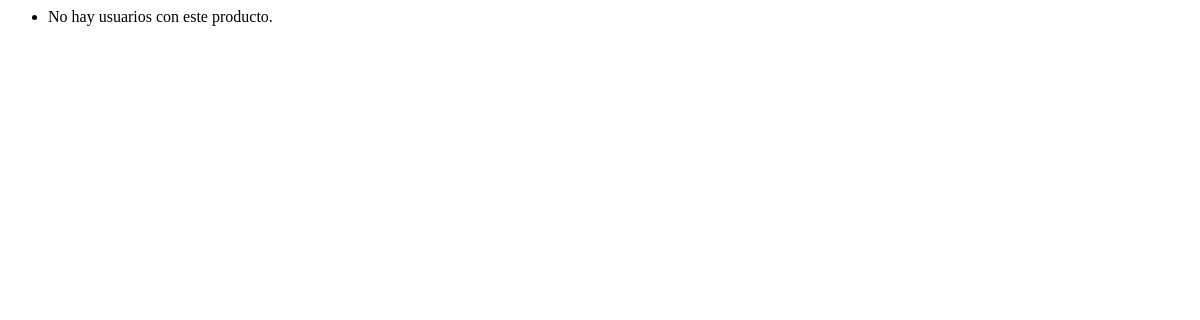
/stores/product_owners/12/, run on an earlier commit of the app's database.
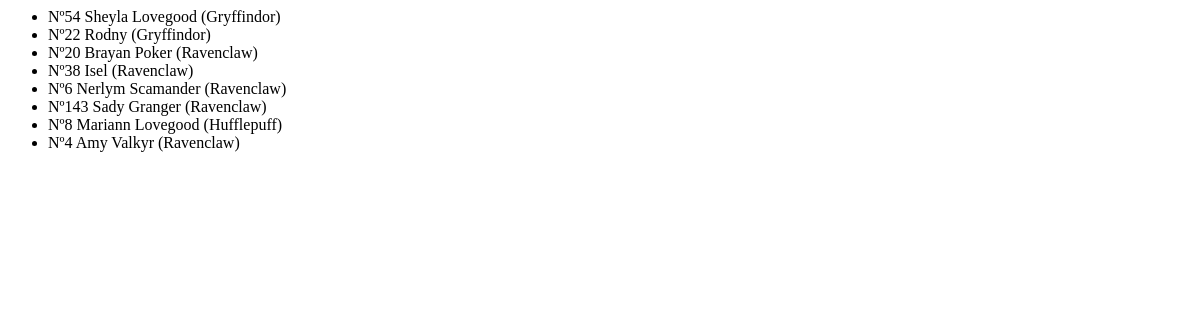
And on a later commit of the database.
### apps/users/models.py (models this page shows, shortened)
class CustomUser(AbstractUser):
    id = models.PositiveIntegerField(primary_key=True, unique=True)
    first_name = None
    last_name = None
    ROLE_CHOICES = [
        ('admin', 'Administrador'),
        ('student', 'Estudiante'),
        ('banker', 'Banquero'),
        ('shopkeeper', 'Dependiente'),
    ]
    role = models.CharField(choices=ROLE_CHOICES, default='student')
    username = models.CharField(
        max_length=100,
        unique=True
    )
    full_name = models.CharField(max_length=150, unique=True)
    HOUSE_CHOICES = [
        ('gryffindor', 'Gryffindor'),
        ('hufflepuff', 'Hufflepuff'),
        ('ravenclaw', 'Ravenclaw'),
        ('slytherin', 'Slytherin'),
    ]
    house = models.CharField(null=True, blank=True, choices=HOUSE_CHOICES)

### apps/stores/views.py (the view)
# urls.py: path("product_owners/<int:product_id>/", views.product_owners_view, name="product_owners"),
def product_owners_view(request, product_id):
    users = CustomUser.objects.filter(
        inventory_items__product_id=product_id
    ).distinct()
    return render(request, "product_owners.html", {"users": users})

### apps/stores/templates/product_owners.html
<ul class="list-group">
    {% for user in users %}
    <li class="list-group-item">Nº{{ user.id }} {{ user.full_name }} ({{ user.house|title }})</li>
    {% empty %}
    <li class="list-group-item">No hay usuarios con este producto.</li>
    {% endfor %}
</ul>

What changed in the data, as far as the page shows it:
now on this page (row edited): CustomUser: id "54", full_name "Sheyla Lovegood", house "Gryffindor"
now on this page (row edited): CustomUser: id "22", full_name "Rodny", house "Gryffindor"
now on this page (row edited): CustomUser: id "20", full_name "Brayan Poker", house "Ravenclaw"
now on this page (row edited): CustomUser: id "38", full_name "Isel", house "Ravenclaw"
now on this page (row edited): CustomUser: id "6", full_name "Nerlym Scamander", house "Ravenclaw"
added CustomUser: id "143", full_name "Sady Granger", house "Ravenclaw"
now on this page (row edited): CustomUser: id "8", full_name "Mariann Lovegood", house "Hufflepuff"
now on this page (row edited): CustomUser: id "4", full_name "Amy Valkyr", house "Ravenclaw"
Also different on the page:
text no longer shown: "No hay usuarios con este producto."
